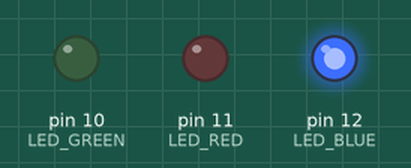
Bench run of a sketch on a simulated Arduino Uno, built with avr-gcc and run on an emulated ATmega328P. On the bench: output pins drawn as LEDs (lit = HIGH).

Above: at 12.5 s.
At 25.2 s:
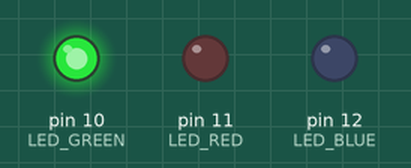
Timing chart, 0 to 32.5 s (numbered marks = the images above):
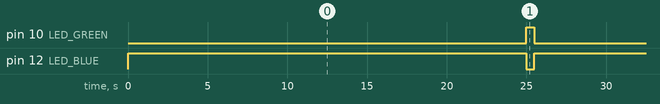

The sketch:

Proyecto2.ino
```cpp
#define LED_GREEN 10
#define LED_BLUE 12
#define LED_RED 11
int varAux = 0;

// the setup function runs once when you press reset or power the board
void setup()
{
    // initialize digital pin LED_BUILTIN as an output.
    pinMode(LED_GREEN, OUTPUT);
    pinMode(LED_BLUE, OUTPUT);
    pinMode(LED_RED, OUTPUT);
}

// the loop function runs over and over again forever
void loop()
{
    if (varAux > 120)
    {
        digitalWrite(LED_RED, HIGH); // turn the LED on (HIGH is the voltage level)
    }
    else if (varAux < 50)
    {
        digitalWrite(LED_BLUE, HIGH); // turn the LED on (HIGH is the voltage level)
    }
    else
    {
        digitalWrite(LED_GREEN, HIGH); // turn the LED on (HIGH is the voltage level)
        varAux = 0;
    }
    varAux++;
    delay(500);
    digitalWrite(LED_RED, LOW);
    digitalWrite(LED_BLUE, LOW);
    digitalWrite(LED_GREEN, LOW);
}
```

Measured:
- by itself, pin 10 (LED_GREEN): alternates HIGH for 0.50 s and LOW for 24.5 s
- by itself, pin 12 (LED_BLUE): alternates HIGH for 24.5 s and LOW for 0.50 s
- by itself, everything shown: repeats every 25.0 s, in 100 steps
